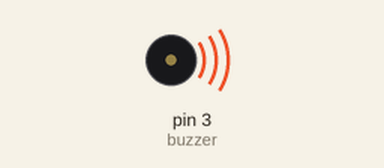
This sketch was run on a simulated Arduino Uno, built with avr-gcc and run on an emulated ATmega328P. Parts: buzzer (waves = sounding).

Above: at 0.1 s.
Timing chart, 0 to 40.0 s (numbered marks = the images above):
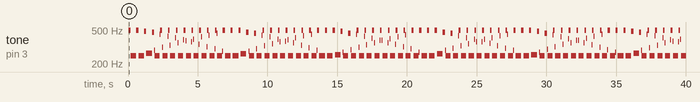

The sketch:

Passtive_Buzzer.ino
```cpp
int buzzer = 3; // digital IO pin for the buzzer

void setup() {
  pinMode(buzzer, OUTPUT);
}

void loop() {
  // High pitch tone (approx 500 Hz)
  for (int i = 0; i < 80; i++) {
    digitalWrite(buzzer, HIGH);
    delay(1);
    digitalWrite(buzzer, LOW);
    delay(1);
  }

  // Lower pitch tone (approx 250 Hz)
  for (int i = 0; i < 100; i++) {
    digitalWrite(buzzer, HIGH);
    delay(2);
    digitalWrite(buzzer, LOW);
    delay(2);
  }
}
```

Measured:
- by itself, tone on pin 3 (buzzer): plays 496 Hz for 0.16 s, 249 Hz for 0.40 s, 496 Hz for 0.16 s, 249 Hz for 0.40 s, 483 Hz for 0.16 s, 268 Hz for 0.40 s … (241 notes in this stretch)
